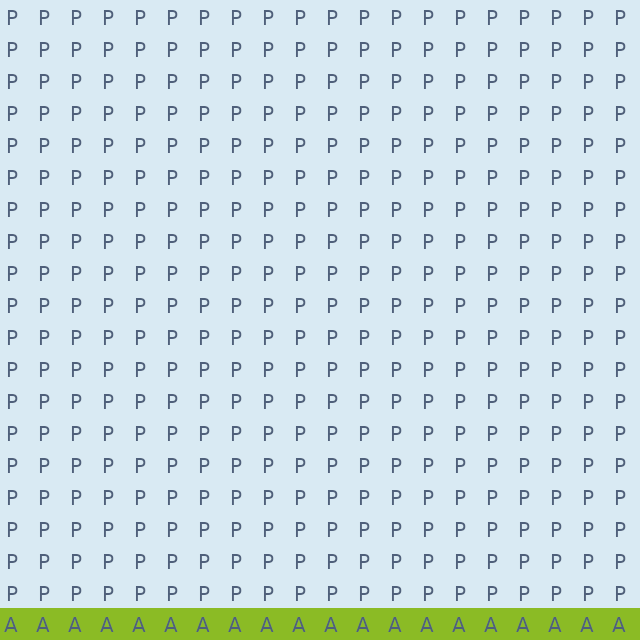

Rendered tile map (Tiled .tmx) drawn with the repository's tilesets; below, a short description and the full map source, tile grids included:
An orthogonal 20x20 tile map with 32x32 px tiles, 1 tile layer (Tile Layer 1) and 1 object (player).

<map version="1.10" tiledversion="1.10.0" orientation="orthogonal" renderorder="right-down" width="20" height="20" tilewidth="32" tileheight="32" infinite="0" nextlayerid="3" nextobjectid="3">
 <tileset firstgid="1" source="test-texture.tsx" />
 <layer id="1" name="Tile Layer 1" width="20" height="20">
  <data encoding="csv">
16,16,16,16,16,16,16,16,16,16,16,16,16,16,16,16,16,16,16,16,
16,16,16,16,16,16,16,16,16,16,16,16,16,16,16,16,16,16,16,16,
16,16,16,16,16,16,16,16,16,16,16,16,16,16,16,16,16,16,16,16,
16,16,16,16,16,16,16,16,16,16,16,16,16,16,16,16,16,16,16,16,
16,16,16,16,16,16,16,16,16,16,16,16,16,16,16,16,16,16,16,16,
16,16,16,16,16,16,16,16,16,16,16,16,16,16,16,16,16,16,16,16,
16,16,16,16,16,16,16,16,16,16,16,16,16,16,16,16,16,16,16,16,
16,16,16,16,16,16,16,16,16,16,16,16,16,16,16,16,16,16,16,16,
16,16,16,16,16,16,16,16,16,16,16,16,16,16,16,16,16,16,16,16,
16,16,16,16,16,16,16,16,16,16,16,16,16,16,16,16,16,16,16,16,
16,16,16,16,16,16,16,16,16,16,16,16,16,16,16,16,16,16,16,16,
16,16,16,16,16,16,16,16,16,16,16,16,16,16,16,16,16,16,16,16,
16,16,16,16,16,16,16,16,16,16,16,16,16,16,16,16,16,16,16,16,
16,16,16,16,16,16,16,16,16,16,16,16,16,16,16,16,16,16,16,16,
16,16,16,16,16,16,16,16,16,16,16,16,16,16,16,16,16,16,16,16,
16,16,16,16,16,16,16,16,16,16,16,16,16,16,16,16,16,16,16,16,
16,16,16,16,16,16,16,16,16,16,16,16,16,16,16,16,16,16,16,16,
16,16,16,16,16,16,16,16,16,16,16,16,16,16,16,16,16,16,16,16,
16,16,16,16,16,16,16,16,16,16,16,16,16,16,16,16,16,16,16,16,
1,1,1,1,1,1,1,1,1,1,1,1,1,1,1,1,1,1,1,1
</data>
 </layer>
 <objectgroup id="2" name="Object Layer 1">
  <object id="2" name="player" type="player" gid="7" x="435.667" y="76" width="32" height="32" />
 </objectgroup>
</map>
